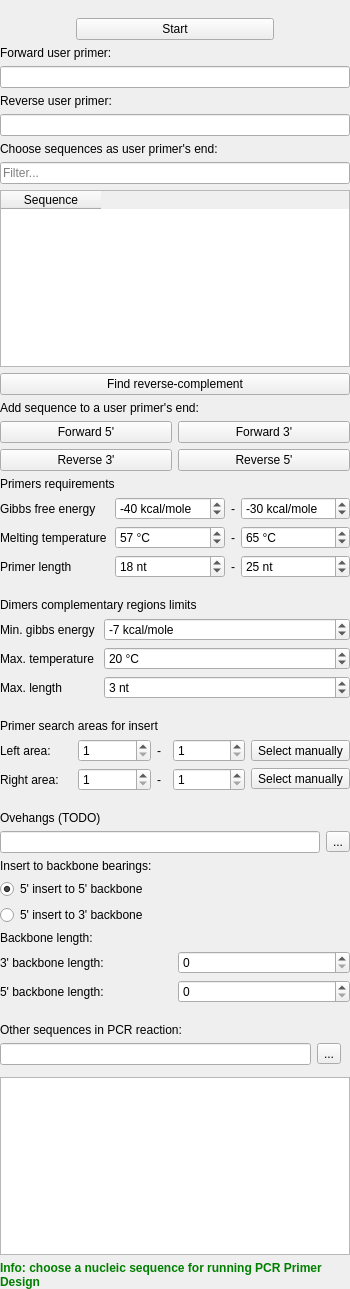
<?xml version="1.0" encoding="UTF-8"?>
<ui version="4.0">
 <class>PCRPrimerDesignForDNAAssemblyOPWidget</class>
 <widget class="QWidget" name="PCRPrimerDesignForDNAAssemblyOPWidget">
  <property name="geometry">
   <rect>
    <x>0</x>
    <y>0</y>
    <width>350</width>
    <height>1289</height>
   </rect>
  </property>
  <property name="windowTitle">
   <string>Form</string>
  </property>
  <layout class="QVBoxLayout" name="verticalLayout_8">
   <property name="leftMargin">
    <number>0</number>
   </property>
   <property name="topMargin">
    <number>0</number>
   </property>
   <property name="rightMargin">
    <number>0</number>
   </property>
   <property name="bottomMargin">
    <number>0</number>
   </property>
   <item>
    <widget class="QWidget" name="runPcrPrimerDesignWidget" native="true">
     <layout class="QVBoxLayout" name="verticalLayout_16">
      <property name="leftMargin">
       <number>0</number>
      </property>
      <property name="topMargin">
       <number>0</number>
      </property>
      <property name="rightMargin">
       <number>0</number>
      </property>
      <property name="bottomMargin">
       <number>0</number>
      </property>
      <item>
       <widget class="U2::ShowHideSubgroupWidget" name="userPrimersShowHideGroup" native="true"/>
      </item>
      <item>
       <widget class="U2::ShowHideSubgroupWidget" name="mainSettingsShowHide" native="true"/>
      </item>
      <item>
       <widget class="U2::ShowHideSubgroupWidget" name="wgtTmSettingsShowHide" native="true"/>
      </item>
      <item>
       <layout class="QHBoxLayout" name="horizontalLayout_10">
        <item>
         <spacer name="horizontalSpacer_2">
          <property name="orientation">
           <enum>Qt::Horizontal</enum>
          </property>
          <property name="sizeHint" stdset="0">
           <size>
            <width>40</width>
            <height>20</height>
           </size>
          </property>
         </spacer>
        </item>
        <item>
         <widget class="QPushButton" name="pbStart">
          <property name="minimumSize">
           <size>
            <width>198</width>
            <height>0</height>
           </size>
          </property>
          <property name="maximumSize">
           <size>
            <width>198</width>
            <height>16777215</height>
           </size>
          </property>
          <property name="text">
           <string>Start</string>
          </property>
         </widget>
        </item>
        <item>
         <spacer name="horizontalSpacer">
          <property name="orientation">
           <enum>Qt::Horizontal</enum>
          </property>
          <property name="sizeHint" stdset="0">
           <size>
            <width>40</width>
            <height>20</height>
           </size>
          </property>
         </spacer>
        </item>
       </layout>
      </item>
      <item>
       <widget class="QWidget" name="wgtUserPrimers" native="true">
        <layout class="QVBoxLayout" name="verticalLayout_5">
         <property name="leftMargin">
          <number>0</number>
         </property>
         <property name="topMargin">
          <number>0</number>
         </property>
         <property name="rightMargin">
          <number>0</number>
         </property>
         <property name="bottomMargin">
          <number>0</number>
         </property>
         <item>
          <widget class="QWidget" name="widget_6" native="true">
           <layout class="QVBoxLayout" name="verticalLayout_26">
            <property name="leftMargin">
             <number>0</number>
            </property>
            <property name="topMargin">
             <number>0</number>
            </property>
            <property name="rightMargin">
             <number>0</number>
            </property>
            <property name="bottomMargin">
             <number>0</number>
            </property>
            <item>
             <layout class="QVBoxLayout" name="verticalLayout_4">
              <item>
               <widget class="QLabel" name="lblForwardUP_2">
                <property name="text">
                 <string>Forward user primer:</string>
                </property>
               </widget>
              </item>
              <item>
               <widget class="U2::UserPimerLineEdit" name="leForwardPrimer">
                <property name="styleSheet">
                 <string notr="true"/>
                </property>
                <property name="text">
                 <string/>
                </property>
                <property name="maxLength">
                 <number>1000</number>
                </property>
                <property name="placeholderText">
                 <string/>
                </property>
               </widget>
              </item>
             </layout>
            </item>
            <item>
             <layout class="QVBoxLayout" name="verticalLayout_3">
              <property name="topMargin">
               <number>0</number>
              </property>
              <item>
               <widget class="QLabel" name="lblReverseUP_2">
                <property name="text">
                 <string>Reverse user primer:</string>
                </property>
               </widget>
              </item>
              <item>
               <widget class="U2::UserPimerLineEdit" name="leReversePrimer">
                <property name="text">
                 <string/>
                </property>
                <property name="maxLength">
                 <number>1000</number>
                </property>
                <property name="placeholderText">
                 <string/>
                </property>
               </widget>
              </item>
             </layout>
            </item>
           </layout>
          </widget>
         </item>
         <item>
          <widget class="QWidget" name="widget_5" native="true">
           <layout class="QVBoxLayout" name="verticalLayout_25">
            <property name="leftMargin">
             <number>0</number>
            </property>
            <property name="topMargin">
             <number>0</number>
            </property>
            <property name="rightMargin">
             <number>0</number>
            </property>
            <property name="bottomMargin">
             <number>0</number>
            </property>
            <item>
             <widget class="QLabel" name="label_18">
              <property name="text">
               <string>Choose sequences as user primer's end:</string>
              </property>
             </widget>
            </item>
            <item>
             <widget class="QLineEdit" name="leFilter">
              <property name="placeholderText">
               <string>Filter...</string>
              </property>
             </widget>
            </item>
            <item>
             <widget class="U2::GeneratedSequencesTable" name="twGeneratedSequences">
              <property name="minimumSize">
               <size>
                <width>0</width>
                <height>50</height>
               </size>
              </property>
              <property name="selectionMode">
               <enum>QAbstractItemView::SingleSelection</enum>
              </property>
              <property name="selectionBehavior">
               <enum>QAbstractItemView::SelectRows</enum>
              </property>
              <property name="columnCount">
               <number>1</number>
              </property>
              <column>
               <property name="text">
                <string>Sequence</string>
               </property>
              </column>
             </widget>
            </item>
            <item>
             <widget class="QPushButton" name="pbFindReverseComplement">
              <property name="text">
               <string>Find reverse-complement</string>
              </property>
             </widget>
            </item>
            <item>
             <widget class="QLabel" name="label_16">
              <property name="text">
               <string>Add sequence to a user primer's end:</string>
              </property>
             </widget>
            </item>
            <item>
             <layout class="QHBoxLayout" name="horizontalLayout_12">
              <item>
               <widget class="QPushButton" name="pbAddToForward5">
                <property name="text">
                 <string>Forward 5'</string>
                </property>
               </widget>
              </item>
              <item>
               <widget class="QPushButton" name="pbAddToForward3">
                <property name="text">
                 <string>Forward 3'</string>
                </property>
               </widget>
              </item>
             </layout>
            </item>
            <item>
             <layout class="QHBoxLayout" name="horizontalLayout_2">
              <item>
               <widget class="QPushButton" name="pbAddToReverse3">
                <property name="text">
                 <string>Reverse 3'</string>
                </property>
               </widget>
              </item>
              <item>
               <widget class="QPushButton" name="pbAddToReverse5">
                <property name="text">
                 <string>Reverse 5'</string>
                </property>
               </widget>
              </item>
             </layout>
            </item>
           </layout>
          </widget>
         </item>
        </layout>
       </widget>
      </item>
      <item>
       <widget class="QWidget" name="wgtMainSettings" native="true">
        <layout class="QVBoxLayout" name="verticalLayout_6">
         <property name="spacing">
          <number>20</number>
         </property>
         <property name="leftMargin">
          <number>0</number>
         </property>
         <property name="topMargin">
          <number>0</number>
         </property>
         <property name="rightMargin">
          <number>0</number>
         </property>
         <property name="bottomMargin">
          <number>0</number>
         </property>
         <item>
          <widget class="QWidget" name="gbPrimerRequrments" native="true">
           <layout class="QVBoxLayout" name="verticalLayout_24">
            <property name="leftMargin">
             <number>0</number>
            </property>
            <property name="topMargin">
             <number>0</number>
            </property>
            <property name="rightMargin">
             <number>0</number>
            </property>
            <property name="bottomMargin">
             <number>0</number>
            </property>
            <item>
             <widget class="QLabel" name="label_19">
              <property name="text">
               <string>Primers requirements</string>
              </property>
             </widget>
            </item>
            <item>
             <widget class="QWidget" name="wgtPrimerRequirements" native="true">
              <property name="minimumSize">
               <size>
                <width>0</width>
                <height>0</height>
               </size>
              </property>
              <layout class="QHBoxLayout" name="horizontalLayout_11">
               <property name="leftMargin">
                <number>0</number>
               </property>
               <property name="topMargin">
                <number>0</number>
               </property>
               <property name="rightMargin">
                <number>0</number>
               </property>
               <property name="bottomMargin">
                <number>0</number>
               </property>
               <item>
                <layout class="QVBoxLayout" name="verticalLayout_13">
                 <item>
                  <widget class="QLabel" name="label">
                   <property name="text">
                    <string>Gibbs free energy</string>
                   </property>
                   <property name="wordWrap">
                    <bool>true</bool>
                   </property>
                  </widget>
                 </item>
                 <item>
                  <widget class="QLabel" name="label_10">
                   <property name="sizePolicy">
                    <sizepolicy hsizetype="Preferred" vsizetype="Preferred">
                     <horstretch>0</horstretch>
                     <verstretch>0</verstretch>
                    </sizepolicy>
                   </property>
                   <property name="text">
                    <string>Melting temperature</string>
                   </property>
                   <property name="wordWrap">
                    <bool>true</bool>
                   </property>
                  </widget>
                 </item>
                 <item>
                  <widget class="QLabel" name="label_2">
                   <property name="text">
                    <string>Primer length</string>
                   </property>
                  </widget>
                 </item>
                </layout>
               </item>
               <item>
                <layout class="QVBoxLayout" name="verticalLayout_11">
                 <item>
                  <widget class="QSpinBox" name="sbMinRequireGibbs">
                   <property name="sizePolicy">
                    <sizepolicy hsizetype="Ignored" vsizetype="Fixed">
                     <horstretch>0</horstretch>
                     <verstretch>0</verstretch>
                    </sizepolicy>
                   </property>
                   <property name="suffix">
                    <string> kcal/mole</string>
                   </property>
                   <property name="prefix">
                    <string/>
                   </property>
                   <property name="minimum">
                    <number>-999999999</number>
                   </property>
                   <property name="maximum">
                    <number>0</number>
                   </property>
                   <property name="value">
                    <number>-40</number>
                   </property>
                  </widget>
                 </item>
                 <item>
                  <widget class="QSpinBox" name="spMinRequireMeltingTeml">
                   <property name="sizePolicy">
                    <sizepolicy hsizetype="Ignored" vsizetype="Fixed">
                     <horstretch>0</horstretch>
                     <verstretch>0</verstretch>
                    </sizepolicy>
                   </property>
                   <property name="suffix">
                    <string> °C</string>
                   </property>
                   <property name="minimum">
                    <number>0</number>
                   </property>
                   <property name="maximum">
                    <number>999999999</number>
                   </property>
                   <property name="value">
                    <number>57</number>
                   </property>
                  </widget>
                 </item>
                 <item>
                  <widget class="QSpinBox" name="spMinRequirePrimerLength">
                   <property name="sizePolicy">
                    <sizepolicy hsizetype="Ignored" vsizetype="Fixed">
                     <horstretch>0</horstretch>
                     <verstretch>0</verstretch>
                    </sizepolicy>
                   </property>
                   <property name="suffix">
                    <string> nt</string>
                   </property>
                   <property name="minimum">
                    <number>0</number>
                   </property>
                   <property name="maximum">
                    <number>999999999</number>
                   </property>
                   <property name="value">
                    <number>18</number>
                   </property>
                  </widget>
                 </item>
                </layout>
               </item>
               <item>
                <layout class="QVBoxLayout" name="verticalLayout_12">
                 <item>
                  <widget class="QLabel" name="label_13">
                   <property name="sizePolicy">
                    <sizepolicy hsizetype="Fixed" vsizetype="Preferred">
                     <horstretch>0</horstretch>
                     <verstretch>0</verstretch>
                    </sizepolicy>
                   </property>
                   <property name="text">
                    <string>-</string>
                   </property>
                  </widget>
                 </item>
                 <item>
                  <widget class="QLabel" name="label_14">
                   <property name="sizePolicy">
                    <sizepolicy hsizetype="Fixed" vsizetype="Preferred">
                     <horstretch>0</horstretch>
                     <verstretch>0</verstretch>
                    </sizepolicy>
                   </property>
                   <property name="text">
                    <string>-</string>
                   </property>
                  </widget>
                 </item>
                 <item>
                  <widget class="QLabel" name="label_15">
                   <property name="sizePolicy">
                    <sizepolicy hsizetype="Fixed" vsizetype="Preferred">
                     <horstretch>0</horstretch>
                     <verstretch>0</verstretch>
                    </sizepolicy>
                   </property>
                   <property name="text">
                    <string>-</string>
                   </property>
                  </widget>
                 </item>
                </layout>
               </item>
               <item>
                <layout class="QVBoxLayout" name="verticalLayout_9">
                 <item>
                  <widget class="QSpinBox" name="sbMaxRequireGibbs">
                   <property name="sizePolicy">
                    <sizepolicy hsizetype="Ignored" vsizetype="Fixed">
                     <horstretch>0</horstretch>
                     <verstretch>0</verstretch>
                    </sizepolicy>
                   </property>
                   <property name="suffix">
                    <string> kcal/mole</string>
                   </property>
                   <property name="prefix">
                    <string/>
                   </property>
                   <property name="minimum">
                    <number>-999999999</number>
                   </property>
                   <property name="maximum">
                    <number>0</number>
                   </property>
                   <property name="value">
                    <number>-30</number>
                   </property>
                  </widget>
                 </item>
                 <item>
                  <widget class="QSpinBox" name="spMaxRequireMeltingTeml">
                   <property name="sizePolicy">
                    <sizepolicy hsizetype="Ignored" vsizetype="Fixed">
                     <horstretch>0</horstretch>
                     <verstretch>0</verstretch>
                    </sizepolicy>
                   </property>
                   <property name="suffix">
                    <string> °C</string>
                   </property>
                   <property name="minimum">
                    <number>1</number>
                   </property>
                   <property name="maximum">
                    <number>999999999</number>
                   </property>
                   <property name="value">
                    <number>65</number>
                   </property>
                  </widget>
                 </item>
                 <item>
                  <widget class="QSpinBox" name="spMaxRequirePrimerLength">
                   <property name="sizePolicy">
                    <sizepolicy hsizetype="Ignored" vsizetype="Fixed">
                     <horstretch>0</horstretch>
                     <verstretch>0</verstretch>
                    </sizepolicy>
                   </property>
                   <property name="suffix">
                    <string> nt</string>
                   </property>
                   <property name="minimum">
                    <number>1</number>
                   </property>
                   <property name="maximum">
                    <number>999999999</number>
                   </property>
                   <property name="value">
                    <number>25</number>
                   </property>
                  </widget>
                 </item>
                </layout>
               </item>
              </layout>
             </widget>
            </item>
           </layout>
          </widget>
         </item>
         <item>
          <widget class="QWidget" name="gbDimerLimits" native="true">
           <layout class="QVBoxLayout" name="verticalLayout_22">
            <property name="leftMargin">
             <number>0</number>
            </property>
            <property name="topMargin">
             <number>0</number>
            </property>
            <property name="rightMargin">
             <number>0</number>
            </property>
            <property name="bottomMargin">
             <number>0</number>
            </property>
            <item>
             <widget class="QWidget" name="wgtDimersLimits" native="true">
              <property name="minimumSize">
               <size>
                <width>0</width>
                <height>0</height>
               </size>
              </property>
              <layout class="QVBoxLayout" name="verticalLayout_27">
               <property name="leftMargin">
                <number>0</number>
               </property>
               <property name="topMargin">
                <number>0</number>
               </property>
               <property name="rightMargin">
                <number>0</number>
               </property>
               <property name="bottomMargin">
                <number>0</number>
               </property>
               <item>
                <layout class="QVBoxLayout" name="verticalLayout_17">
                 <item>
                  <widget class="QLabel" name="label_20">
                   <property name="text">
                    <string>Dimers complementary regions limits</string>
                   </property>
                  </widget>
                 </item>
                 <item>
                  <layout class="QFormLayout" name="formLayout">
                   <item row="0" column="0">
                    <widget class="QLabel" name="label_3">
                     <property name="text">
                      <string>Min. gibbs energy </string>
                     </property>
                     <property name="wordWrap">
                      <bool>true</bool>
                     </property>
                    </widget>
                   </item>
                   <item row="0" column="1">
                    <widget class="QSpinBox" name="sbMinGibbs">
                     <property name="sizePolicy">
                      <sizepolicy hsizetype="Ignored" vsizetype="Fixed">
                       <horstretch>0</horstretch>
                       <verstretch>0</verstretch>
                      </sizepolicy>
                     </property>
                     <property name="suffix">
                      <string> kcal/mole</string>
                     </property>
                     <property name="prefix">
                      <string/>
                     </property>
                     <property name="minimum">
                      <number>-999999999</number>
                     </property>
                     <property name="maximum">
                      <number>0</number>
                     </property>
                     <property name="value">
                      <number>-7</number>
                     </property>
                    </widget>
                   </item>
                   <item row="1" column="0">
                    <widget class="QLabel" name="label_11">
                     <property name="sizePolicy">
                      <sizepolicy hsizetype="Preferred" vsizetype="Preferred">
                       <horstretch>0</horstretch>
                       <verstretch>0</verstretch>
                      </sizepolicy>
                     </property>
                     <property name="text">
                      <string>Max. temperature</string>
                     </property>
                     <property name="wordWrap">
                      <bool>true</bool>
                     </property>
                    </widget>
                   </item>
                   <item row="1" column="1">
                    <widget class="QSpinBox" name="spMaxTm">
                     <property name="sizePolicy">
                      <sizepolicy hsizetype="Ignored" vsizetype="Fixed">
                       <horstretch>0</horstretch>
                       <verstretch>0</verstretch>
                      </sizepolicy>
                     </property>
                     <property name="suffix">
                      <string> °C</string>
                     </property>
                     <property name="minimum">
                      <number>0</number>
                     </property>
                     <property name="maximum">
                      <number>999999999</number>
                     </property>
                     <property name="value">
                      <number>20</number>
                     </property>
                    </widget>
                   </item>
                   <item row="2" column="0">
                    <widget class="QLabel" name="label_4">
                     <property name="text">
                      <string>Max. length</string>
                     </property>
                    </widget>
                   </item>
                   <item row="2" column="1">
                    <widget class="QSpinBox" name="spMaxLength">
                     <property name="sizePolicy">
                      <sizepolicy hsizetype="Ignored" vsizetype="Fixed">
                       <horstretch>0</horstretch>
                       <verstretch>0</verstretch>
                      </sizepolicy>
                     </property>
                     <property name="suffix">
                      <string> nt</string>
                     </property>
                     <property name="minimum">
                      <number>0</number>
                     </property>
                     <property name="maximum">
                      <number>999999999</number>
                     </property>
                     <property name="value">
                      <number>3</number>
                     </property>
                    </widget>
                   </item>
                  </layout>
                 </item>
                </layout>
               </item>
              </layout>
             </widget>
            </item>
           </layout>
          </widget>
         </item>
         <item>
          <widget class="QWidget" name="widget_2" native="true">
           <layout class="QVBoxLayout" name="verticalLayout_29">
            <property name="leftMargin">
             <number>0</number>
            </property>
            <property name="topMargin">
             <number>0</number>
            </property>
            <property name="rightMargin">
             <number>0</number>
            </property>
            <property name="bottomMargin">
             <number>0</number>
            </property>
            <item>
             <layout class="QVBoxLayout" name="verticalLayout_28">
              <item>
               <widget class="QLabel" name="label_21">
                <property name="text">
                 <string>Primer search areas for insert</string>
                </property>
               </widget>
              </item>
              <item>
               <layout class="QHBoxLayout" name="horizontalLayout_4">
                <item>
                 <layout class="QVBoxLayout" name="verticalLayout_21">
                  <item>
                   <widget class="QLabel" name="label_5">
                    <property name="text">
                     <string>Left area:</string>
                    </property>
                   </widget>
                  </item>
                  <item>
                   <widget class="QLabel" name="label_7">
                    <property name="text">
                     <string>Right area:</string>
                    </property>
                   </widget>
                  </item>
                 </layout>
                </item>
                <item>
                 <layout class="QVBoxLayout" name="verticalLayout_20">
                  <item>
                   <widget class="QSpinBox" name="sbLeftAreaStart">
                    <property name="sizePolicy">
                     <sizepolicy hsizetype="Ignored" vsizetype="Fixed">
                      <horstretch>0</horstretch>
                      <verstretch>0</verstretch>
                     </sizepolicy>
                    </property>
                    <property name="minimum">
                     <number>1</number>
                    </property>
                    <property name="maximum">
                     <number>999999999</number>
                    </property>
                   </widget>
                  </item>
                  <item>
                   <widget class="QSpinBox" name="sbRightAreaStart">
                    <property name="sizePolicy">
                     <sizepolicy hsizetype="Ignored" vsizetype="Fixed">
                      <horstretch>0</horstretch>
                      <verstretch>0</verstretch>
                     </sizepolicy>
                    </property>
                    <property name="minimum">
                     <number>1</number>
                    </property>
                    <property name="maximum">
                     <number>999999999</number>
                    </property>
                   </widget>
                  </item>
                 </layout>
                </item>
                <item>
                 <layout class="QVBoxLayout" name="verticalLayout_19">
                  <item>
                   <widget class="QLabel" name="label_6">
                    <property name="maximumSize">
                     <size>
                      <width>10</width>
                      <height>16777215</height>
                     </size>
                    </property>
                    <property name="text">
                     <string>-</string>
                    </property>
                   </widget>
                  </item>
                  <item>
                   <widget class="QLabel" name="label_8">
                    <property name="maximumSize">
                     <size>
                      <width>10</width>
                      <height>16777215</height>
                     </size>
                    </property>
                    <property name="text">
                     <string>-</string>
                    </property>
                   </widget>
                  </item>
                 </layout>
                </item>
                <item>
                 <layout class="QVBoxLayout" name="verticalLayout_18">
                  <item>
                   <widget class="QSpinBox" name="sbLeftAreaEnd">
                    <property name="sizePolicy">
                     <sizepolicy hsizetype="Ignored" vsizetype="Fixed">
                      <horstretch>0</horstretch>
                      <verstretch>0</verstretch>
                     </sizepolicy>
                    </property>
                    <property name="minimum">
                     <number>1</number>
                    </property>
                    <property name="maximum">
                     <number>999999999</number>
                    </property>
                   </widget>
                  </item>
                  <item>
                   <widget class="QSpinBox" name="sbRightAreaEnd">
                    <property name="sizePolicy">
                     <sizepolicy hsizetype="Ignored" vsizetype="Fixed">
                      <horstretch>0</horstretch>
                      <verstretch>0</verstretch>
                     </sizepolicy>
                    </property>
                    <property name="minimum">
                     <number>1</number>
                    </property>
                    <property name="maximum">
                     <number>999999999</number>
                    </property>
                   </widget>
                  </item>
                 </layout>
                </item>
                <item>
                 <layout class="QVBoxLayout" name="verticalLayout">
                  <item>
                   <widget class="QToolButton" name="tbLeftAreaSelectManually">
                    <property name="styleSheet">
                     <string notr="true"/>
                    </property>
                    <property name="text">
                     <string>Select manually</string>
                    </property>
                    <property name="checkable">
                     <bool>true</bool>
                    </property>
                   </widget>
                  </item>
                  <item>
                   <widget class="QToolButton" name="tbRightAreaSelectManually">
                    <property name="text">
                     <string>Select manually</string>
                    </property>
                    <property name="checkable">
                     <bool>true</bool>
                    </property>
                   </widget>
                  </item>
                 </layout>
                </item>
               </layout>
              </item>
             </layout>
            </item>
           </layout>
          </widget>
         </item>
         <item>
          <widget class="QWidget" name="widget_4" native="true">
           <layout class="QVBoxLayout" name="verticalLayout_10">
            <property name="leftMargin">
             <number>0</number>
            </property>
            <property name="topMargin">
             <number>0</number>
            </property>
            <property name="rightMargin">
             <number>0</number>
            </property>
            <property name="bottomMargin">
             <number>0</number>
            </property>
            <item>
             <widget class="QLabel" name="label_22">
              <property name="text">
               <string>Ovehangs (TODO)</string>
              </property>
             </widget>
            </item>
            <item>
             <layout class="QHBoxLayout" name="horizontalLayout">
              <item>
               <widget class="QLineEdit" name="leBackboneFilePath"/>
              </item>
              <item>
               <widget class="QToolButton" name="tbLoadBackbone">
                <property name="text">
                 <string>...</string>
                </property>
               </widget>
              </item>
             </layout>
            </item>
            <item>
             <widget class="QWidget" name="widget" native="true">
              <layout class="QVBoxLayout" name="verticalLayout_2">
               <property name="leftMargin">
                <number>0</number>
               </property>
               <property name="topMargin">
                <number>0</number>
               </property>
               <property name="rightMargin">
                <number>0</number>
               </property>
               <property name="bottomMargin">
                <number>0</number>
               </property>
               <item>
                <widget class="QLabel" name="label_23">
                 <property name="text">
                  <string>Insert to backbone bearings:</string>
                 </property>
                </widget>
               </item>
               <item>
                <layout class="QVBoxLayout" name="verticalLayout_23">
                 <item>
                  <widget class="QRadioButton" name="backbone5">
                   <property name="text">
                    <string>5' insert to 5' backbone</string>
                   </property>
                   <property name="checked">
                    <bool>true</bool>
                   </property>
                  </widget>
                 </item>
                 <item>
                  <widget class="QRadioButton" name="backbone3">
                   <property name="text">
                    <string>5' insert to 3' backbone</string>
                   </property>
                  </widget>
                 </item>
                </layout>
               </item>
              </layout>
             </widget>
            </item>
            <item>
             <widget class="QWidget" name="widget_3" native="true">
              <layout class="QVBoxLayout" name="verticalLayout_14">
               <property name="leftMargin">
                <number>0</number>
               </property>
               <property name="topMargin">
                <number>0</number>
               </property>
               <property name="rightMargin">
                <number>0</number>
               </property>
               <property name="bottomMargin">
                <number>0</number>
               </property>
               <item>
                <widget class="QLabel" name="label_24">
                 <property name="text">
                  <string>Backbone length:</string>
                 </property>
                </widget>
               </item>
               <item>
                <layout class="QVBoxLayout" name="verticalLayout_15">
                 <property name="spacing">
                  <number>6</number>
                 </property>
                 <item>
                  <layout class="QHBoxLayout" name="horizontalLayout_9">
                   <item>
                    <widget class="QLabel" name="label_12">
                     <property name="text">
                      <string>3' backbone length:</string>
                     </property>
                    </widget>
                   </item>
                   <item>
                    <widget class="QSpinBox" name="sbBackbone3Length"/>
                   </item>
                  </layout>
                 </item>
                 <item>
                  <layout class="QHBoxLayout" name="horizontalLayout_8">
                   <item>
                    <widget class="QLabel" name="label_9">
                     <property name="text">
                      <string>5' backbone length:</string>
                     </property>
                    </widget>
                   </item>
                   <item>
                    <widget class="QSpinBox" name="sbBackbone5Length"/>
                   </item>
                  </layout>
                 </item>
                </layout>
               </item>
              </layout>
             </widget>
            </item>
           </layout>
          </widget>
         </item>
         <item>
          <widget class="QWidget" name="wgtOtherSeqInPcr" native="true">
           <layout class="QVBoxLayout" name="verticalLayout_7">
            <property name="leftMargin">
             <number>0</number>
            </property>
            <property name="topMargin">
             <number>0</number>
            </property>
            <property name="bottomMargin">
             <number>0</number>
            </property>
            <item>
             <widget class="QLabel" name="label_25">
              <property name="text">
               <string>Other sequences in PCR reaction:</string>
              </property>
             </widget>
            </item>
            <item>
             <layout class="QHBoxLayout" name="horizontalLayout_3">
              <item>
               <widget class="QLineEdit" name="leOtherSequencesInPcrFilePath"/>
              </item>
              <item>
               <widget class="QToolButton" name="tbLoadOtherSequencesInPcr">
                <property name="text">
                 <string>...</string>
                </property>
               </widget>
              </item>
             </layout>
            </item>
           </layout>
          </widget>
         </item>
        </layout>
       </widget>
      </item>
      <item>
       <widget class="U2::TmCalculatorSelectorWidget" name="wgtTmSettings" native="true"/>
      </item>
      <item>
       <widget class="U2::ResultTable" name="productsTable">
        <property name="editTriggers">
         <set>QAbstractItemView::NoEditTriggers</set>
        </property>
        <property name="tabKeyNavigation">
         <bool>false</bool>
        </property>
        <property name="showDropIndicator" stdset="0">
         <bool>false</bool>
        </property>
        <attribute name="verticalHeaderVisible">
         <bool>false</bool>
        </attribute>
       </widget>
      </item>
      <item>
       <widget class="QLabel" name="alphabetWarningLabel">
        <property name="styleSheet">
         <string notr="true">color: green;
font-weight: 600;</string>
        </property>
        <property name="text">
         <string>Info: choose a nucleic sequence for running PCR Primer Design</string>
        </property>
        <property name="alignment">
         <set>Qt::AlignLeading|Qt::AlignLeft|Qt::AlignVCenter</set>
        </property>
        <property name="wordWrap">
         <bool>true</bool>
        </property>
       </widget>
      </item>
     </layout>
    </widget>
   </item>
  </layout>
 </widget>
 <customwidgets>
  <customwidget>
   <class>U2::ShowHideSubgroupWidget</class>
   <extends>QWidget</extends>
   <header location="global">U2Gui/ShowHideSubgroupWidget.h</header>
   <container>1</container>
  </customwidget>
  <customwidget>
   <class>U2::ResultTable</class>
   <extends>QTableWidget</extends>
   <header>options_panel/ResultTable.h</header>
  </customwidget>
  <customwidget>
   <class>U2::UserPimerLineEdit</class>
   <extends>QLineEdit</extends>
   <header>options_panel/UserPimerLineEdit.h</header>
  </customwidget>
  <customwidget>
   <class>U2::GeneratedSequencesTable</class>
   <extends>QTableWidget</extends>
   <header>options_panel/GeneratedSequencesTable.h</header>
  </customwidget>
  <customwidget>
   <class>U2::TmCalculatorSelectorWidget</class>
   <extends>QWidget</extends>
   <header location="global">U2View/TmCalculatorSelectorWidget.h</header>
   <container>1</container>
  </customwidget>
 </customwidgets>
 <resources/>
 <connections/>
</ui>
